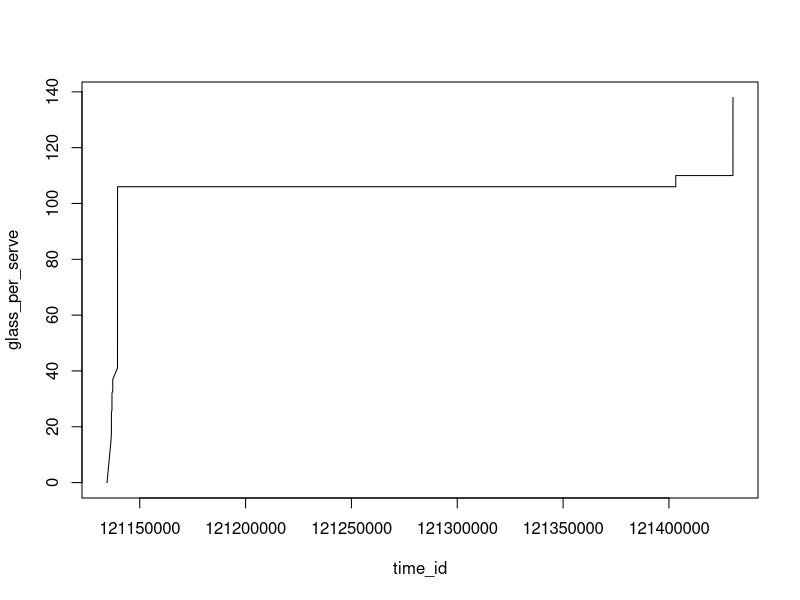

R code for this plot:
setwd("~/ABhack/ABInvHack")
beer = read.csv("mercuryc.csv", header=TRUE, sep=",")
b_time = beer$time
hours = beer$hour
time_id = beer$id

b_volume = beer$volume
oz_to_liter = 0.354882
glass_per_serve = round(b_volume/oz_to_liter)
plot(time_id, glass_per_serve, type="n")
lines(time_id, glass_per_serve)

t_volume = sum(b_volume)
total_glass_count = sum(glass_per_serve)
